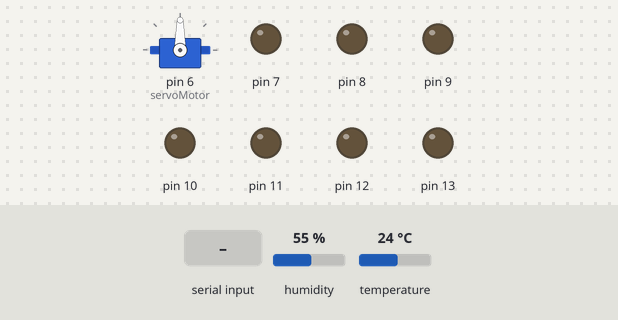
Simulated run of this sketch. Board: Arduino Uno, built with avr-gcc and run on an emulated ATmega328P. Shown: servo, output pins drawn as LEDs (lit = HIGH). The inputs (shaded band) are chosen by the test bench; at power-on: humidity 55 %, temperature 24 °C. Pins used as bus, display or sensor lines are not drawn; what the sketch prints to the serial monitor is not drawn.

Above: at 1.2 s.
1.3 s: "A" received over Serial
At 3.2 s:
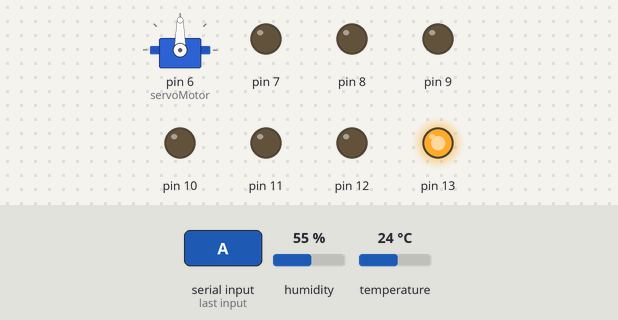
3.5 s: byte 75 ('K') received over Serial
At 4.7 s:
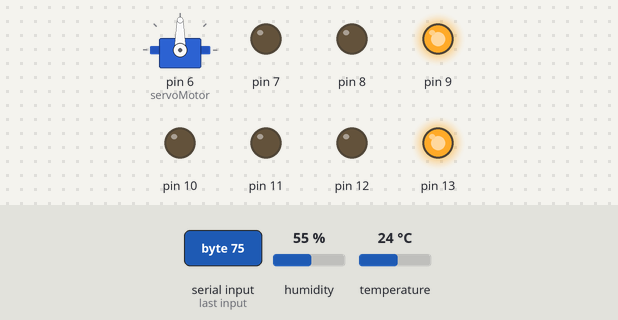
5.5 s: byte 78 ('N') received over Serial
At 7.2 s:
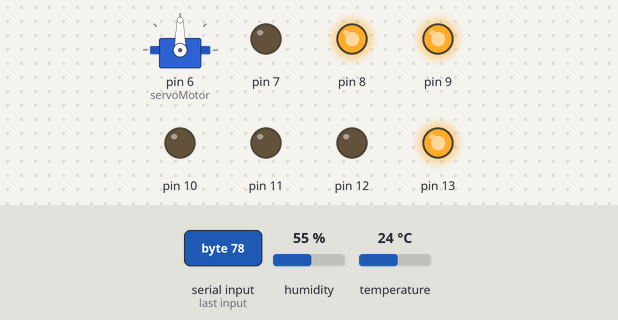
7.5 s: byte 77 ('M') received over Serial
At 9.3 s:
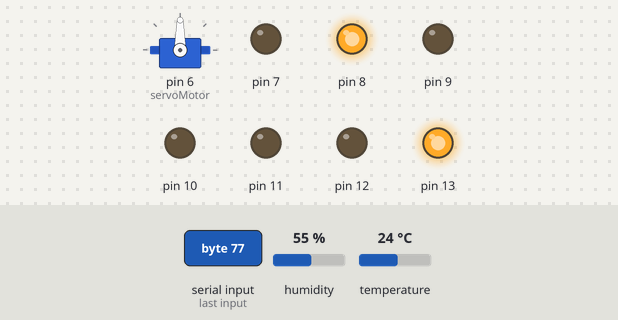
9.6 s: byte 79 ('O') received over Serial
At 10.8 s:
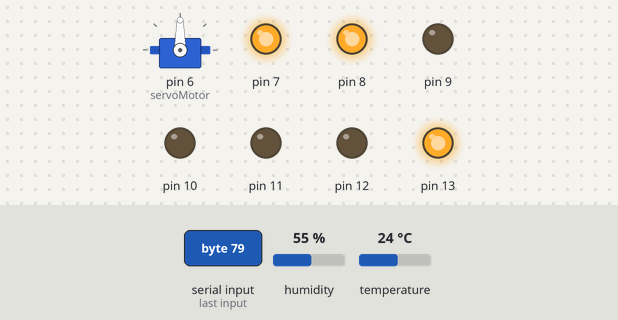
11.6 s: byte 76 ('L') received over Serial
At 13.2 s:
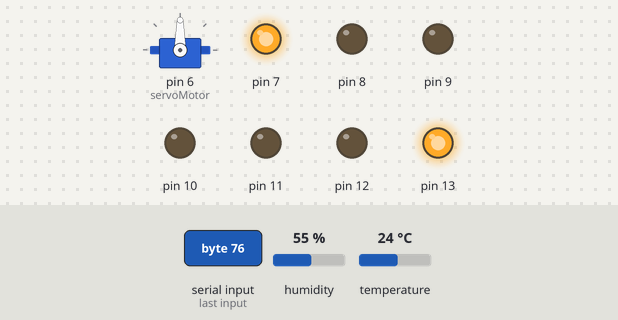
Timing chart, 0 to 14.6 s (numbered marks = the images above; inputs shaded):
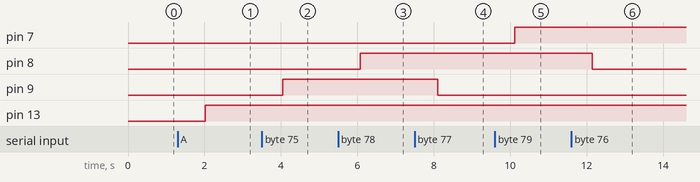

The sketch:

controlluz.ino
```cpp
#include <Adafruit_Sensor.h>

#include <DHT.h>

#include <DHT_U.h>

#define Type DHT11

int dhtpin=2;

DHT HT(dhtpin, Type);

int Humedad;

int Temperatura;

#include <Servo.h>


Servo servoMotor;

char R;

String estado;


void setup()

{


        pinMode( 13, OUTPUT );

        pinMode( 12, OUTPUT );

        pinMode( 11, OUTPUT);

        pinMode( 10, OUTPUT );

        pinMode( 9, OUTPUT );

        pinMode( 8, OUTPUT );

        pinMode( 7, OUTPUT );

         pinMode( 6, OUTPUT );


        servoMotor.attach(6);

          servoMotor.write(90);

        Serial.begin(9600);

         HT.begin();

}

 void loop()
 {

  int rango;

        if(Serial.available() > 0)
        {
  R=Serial.read();
        }

     /*    if( R =='Z')
        {
           servo();

           }*/

           //cambio de rango de temperatura

if(R == 'Y' )
{
rango++;

delay(30);

  }

  if(R == 'V' )
{
rango--;


  }


        //cuarto1
      if( R =='A')
        {
            digitalWrite( 13, HIGH  );

           }

  if( R =='B')
        {
            digitalWrite( 13 ,LOW);


        }


      //cuarto2

          if( R=='C')
        {
            digitalWrite( 12 , HIGH);


        }

        if( R=='D')
        {
            digitalWrite(  12 , LOW);


        }

        //cuarto3

          if( R=='E')
        {
            digitalWrite( 11, HIGH);
        }

        if( R=='F')
        {
            digitalWrite( 11 , LOW);
        }

        //cosina

          if( R=='G')
        {
            digitalWrite( 10, HIGH);
        }

        if( R=='J')
        {
            digitalWrite( 10, LOW);
        }

        //sala

          if( R=='K')
        {
            digitalWrite( 9 , HIGH);
        }

        if( R=='M')
        {
            digitalWrite( 9 , LOW);
        }

        //baño

         if( R=='N')
        {
            digitalWrite( 8 , HIGH);
        }

        if( R=='L')
        {
            digitalWrite( 8, LOW);
        }

         //exterior

            if( R=='O')
        {
            digitalWrite( 7 , HIGH);
        }

        if( R=='Q')
        {
            digitalWrite( 7 ,LOW);
        }

Temperatura=HT.readTemperature();

Humedad=HT.readHumidity();


        Serial.print(rango);
        Serial.print("°C");
        Serial.println("_");
        Serial.print(Temperatura);
        Serial.print("°C");
        Serial.println("_");
        Serial.print(Humedad);
        Serial.print("%");
        Serial.println("_");

             delay(1000);

   if( Temperatura >= rango )
        {
            digitalWrite( 6, LOW );

           }
  if( Temperatura <= rango)
        {
            digitalWrite( 6,HIGH);
    }

        }

 /*       void servo()
        {

          day(30);
          while (Serial.available())
          {
            char c = Serial.read();
          estado += c;
          }
          if (estado.length() > 0)
          {
             servoMotor.write(estado.toInt());
             estado="";

          }


          }*/
```

Measured:
- after the input at 1.3 s, pin 13: LOW → HIGH after 0.72 s
- after the input at 3.5 s, pin 9: LOW → HIGH after 0.55 s
- after the input at 5.5 s, pin 8: LOW → HIGH after 0.57 s
- after the input at 7.5 s, pin 9: HIGH → LOW after 0.60 s
- after the input at 9.6 s, pin 7: LOW → HIGH after 0.52 s
- after the input at 11.6 s, pin 8: HIGH → LOW after 0.55 s
